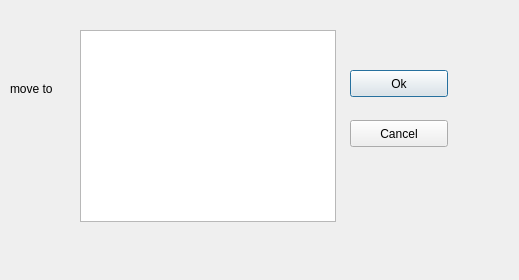
<?xml version="1.0" encoding="UTF-8"?>
<ui version="4.0">
 <class>MoveDialog</class>
 <widget class="QDialog" name="MoveDialog">
  <property name="geometry">
   <rect>
    <x>0</x>
    <y>0</y>
    <width>519</width>
    <height>280</height>
   </rect>
  </property>
  <property name="windowTitle">
   <string>Dialog</string>
  </property>
  <widget class="QPushButton" name="ok">
   <property name="geometry">
    <rect>
     <x>350</x>
     <y>70</y>
     <width>98</width>
     <height>27</height>
    </rect>
   </property>
   <property name="text">
    <string>Ok</string>
   </property>
  </widget>
  <widget class="QPushButton" name="cancel">
   <property name="geometry">
    <rect>
     <x>350</x>
     <y>120</y>
     <width>98</width>
     <height>27</height>
    </rect>
   </property>
   <property name="text">
    <string>Cancel</string>
   </property>
  </widget>
  <widget class="QLabel" name="label">
   <property name="geometry">
    <rect>
     <x>10</x>
     <y>80</y>
     <width>66</width>
     <height>17</height>
    </rect>
   </property>
   <property name="text">
    <string>move to</string>
   </property>
  </widget>
  <widget class="CompanyTreeView" name="treeView">
   <property name="geometry">
    <rect>
     <x>80</x>
     <y>30</y>
     <width>256</width>
     <height>192</height>
    </rect>
   </property>
  </widget>
 </widget>
 <customwidgets>
  <customwidget>
   <class>CompanyTreeView</class>
   <extends>QTreeView</extends>
   <header>companytreeview.h</header>
  </customwidget>
 </customwidgets>
 <resources/>
 <connections/>
</ui>
